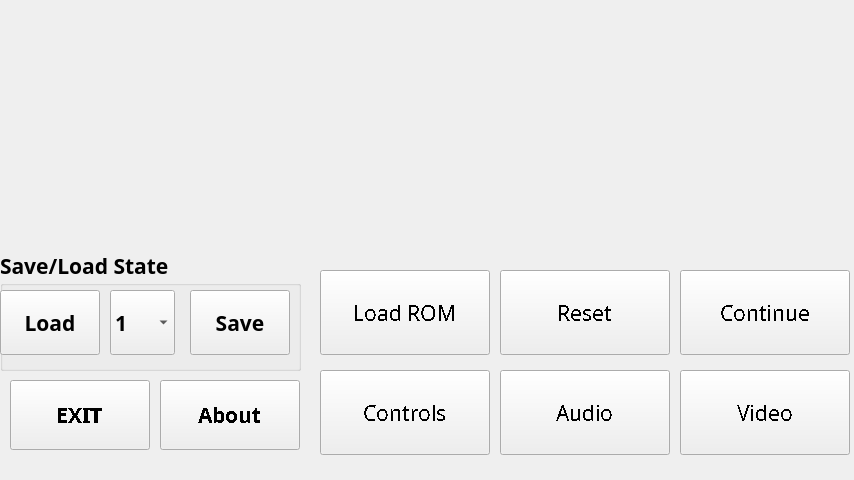
<?xml version="1.0" encoding="UTF-8"?>
<ui version="4.0">
 <class>EmuSettingsClass</class>
 <widget class="QMainWindow" name="EmuSettingsClass">
  <property name="geometry">
   <rect>
    <x>0</x>
    <y>0</y>
    <width>854</width>
    <height>480</height>
   </rect>
  </property>
  <property name="font">
   <font>
    <family>Arial Black</family>
    <pointsize>16</pointsize>
    <stylestrategy>NoAntialias</stylestrategy>
   </font>
  </property>
  <property name="windowTitle">
   <string>MainWindow</string>
  </property>
  <property name="styleSheet">
   <string notr="true"/>
  </property>
  <widget class="QWidget" name="centralwidget">
   <widget class="QPushButton" name="controlsButton">
    <property name="geometry">
     <rect>
      <x>320</x>
      <y>370</y>
      <width>170</width>
      <height>85</height>
     </rect>
    </property>
    <property name="font">
     <font>
      <pointsize>16</pointsize>
      <weight>50</weight>
      <bold>false</bold>
     </font>
    </property>
    <property name="text">
     <string>Controls</string>
    </property>
   </widget>
   <widget class="QPushButton" name="exitButton">
    <property name="geometry">
     <rect>
      <x>10</x>
      <y>380</y>
      <width>140</width>
      <height>70</height>
     </rect>
    </property>
    <property name="font">
     <font>
      <pointsize>16</pointsize>
      <weight>75</weight>
      <bold>true</bold>
     </font>
    </property>
    <property name="text">
     <string>EXIT</string>
    </property>
   </widget>
   <widget class="QPushButton" name="audioButton">
    <property name="geometry">
     <rect>
      <x>500</x>
      <y>370</y>
      <width>170</width>
      <height>85</height>
     </rect>
    </property>
    <property name="font">
     <font>
      <pointsize>16</pointsize>
      <weight>50</weight>
      <bold>false</bold>
     </font>
    </property>
    <property name="text">
     <string>Audio</string>
    </property>
   </widget>
   <widget class="QPushButton" name="ContinueButton">
    <property name="geometry">
     <rect>
      <x>680</x>
      <y>270</y>
      <width>170</width>
      <height>85</height>
     </rect>
    </property>
    <property name="font">
     <font>
      <pointsize>16</pointsize>
      <weight>50</weight>
      <bold>false</bold>
     </font>
    </property>
    <property name="text">
     <string>Continue</string>
    </property>
   </widget>
   <widget class="QWidget" name="settingsViewWidget" native="true">
    <property name="geometry">
     <rect>
      <x>0</x>
      <y>0</y>
      <width>854</width>
      <height>200</height>
     </rect>
    </property>
    <widget class="QLabel" name="atntLabel">
     <property name="geometry">
      <rect>
       <x>0</x>
       <y>0</y>
       <width>854</width>
       <height>200</height>
      </rect>
     </property>
     <property name="sizePolicy">
      <sizepolicy hsizetype="Expanding" vsizetype="Expanding">
       <horstretch>0</horstretch>
       <verstretch>0</verstretch>
      </sizepolicy>
     </property>
     <property name="autoFillBackground">
      <bool>false</bool>
     </property>
     <property name="styleSheet">
      <string notr="true">QLabel{
	background-image: url(:/graphics/gfx/antsneslogo_meego.png);
}</string>
     </property>
     <property name="text">
      <string/>
     </property>
     <property name="scaledContents">
      <bool>false</bool>
     </property>
    </widget>
   </widget>
   <widget class="QGroupBox" name="saveloadState">
    <property name="geometry">
     <rect>
      <x>0</x>
      <y>250</y>
      <width>301</width>
      <height>121</height>
     </rect>
    </property>
    <property name="font">
     <font>
      <weight>75</weight>
      <bold>true</bold>
      <stylestrategy>PreferDefault</stylestrategy>
      <kerning>false</kerning>
     </font>
    </property>
    <property name="styleSheet">
     <string notr="true"/>
    </property>
    <property name="title">
     <string>Save/Load State</string>
    </property>
    <widget class="QPushButton" name="saveStateButton">
     <property name="geometry">
      <rect>
       <x>190</x>
       <y>40</y>
       <width>100</width>
       <height>65</height>
      </rect>
     </property>
     <property name="font">
      <font>
       <pointsize>16</pointsize>
       <weight>75</weight>
       <bold>true</bold>
      </font>
     </property>
     <property name="text">
      <string>Save</string>
     </property>
    </widget>
    <widget class="QComboBox" name="saveSlotBox">
     <property name="geometry">
      <rect>
       <x>110</x>
       <y>40</y>
       <width>65</width>
       <height>65</height>
      </rect>
     </property>
     <property name="font">
      <font>
       <pointsize>16</pointsize>
       <weight>75</weight>
       <bold>true</bold>
      </font>
     </property>
     <item>
      <property name="text">
       <string>1</string>
      </property>
     </item>
     <item>
      <property name="text">
       <string>2</string>
      </property>
     </item>
     <item>
      <property name="text">
       <string>3</string>
      </property>
     </item>
     <item>
      <property name="text">
       <string>4</string>
      </property>
     </item>
     <item>
      <property name="text">
       <string>5</string>
      </property>
     </item>
    </widget>
    <widget class="QPushButton" name="loadStateButton">
     <property name="geometry">
      <rect>
       <x>0</x>
       <y>40</y>
       <width>100</width>
       <height>65</height>
      </rect>
     </property>
     <property name="font">
      <font>
       <pointsize>16</pointsize>
       <weight>75</weight>
       <bold>true</bold>
      </font>
     </property>
     <property name="text">
      <string>Load</string>
     </property>
    </widget>
   </widget>
   <widget class="QPushButton" name="videoButton">
    <property name="geometry">
     <rect>
      <x>680</x>
      <y>370</y>
      <width>170</width>
      <height>85</height>
     </rect>
    </property>
    <property name="font">
     <font>
      <pointsize>16</pointsize>
      <weight>50</weight>
      <bold>false</bold>
     </font>
    </property>
    <property name="text">
     <string>Video</string>
    </property>
   </widget>
   <widget class="QPushButton" name="resetButton">
    <property name="geometry">
     <rect>
      <x>500</x>
      <y>270</y>
      <width>170</width>
      <height>85</height>
     </rect>
    </property>
    <property name="font">
     <font>
      <pointsize>16</pointsize>
      <weight>50</weight>
      <bold>false</bold>
     </font>
    </property>
    <property name="text">
     <string>Reset</string>
    </property>
   </widget>
   <widget class="QLabel" name="dividerlabel">
    <property name="geometry">
     <rect>
      <x>0</x>
      <y>230</y>
      <width>854</width>
      <height>20</height>
     </rect>
    </property>
    <property name="styleSheet">
     <string notr="true">QLabel{
background-image: url(:/graphics/gfx/separator_meego.png);
}</string>
    </property>
    <property name="text">
     <string/>
    </property>
   </widget>
   <widget class="QPushButton" name="aboutButton">
    <property name="geometry">
     <rect>
      <x>160</x>
      <y>380</y>
      <width>140</width>
      <height>70</height>
     </rect>
    </property>
    <property name="font">
     <font>
      <pointsize>16</pointsize>
      <weight>75</weight>
      <bold>true</bold>
     </font>
    </property>
    <property name="text">
     <string>About</string>
    </property>
   </widget>
   <widget class="QPushButton" name="LoadButton">
    <property name="geometry">
     <rect>
      <x>320</x>
      <y>270</y>
      <width>170</width>
      <height>85</height>
     </rect>
    </property>
    <property name="font">
     <font>
      <pointsize>16</pointsize>
      <weight>50</weight>
      <bold>false</bold>
     </font>
    </property>
    <property name="text">
     <string>Load ROM</string>
    </property>
   </widget>
  </widget>
  <widget class="QMenuBar" name="menubar">
   <property name="geometry">
    <rect>
     <x>0</x>
     <y>0</y>
     <width>854</width>
     <height>21</height>
    </rect>
   </property>
  </widget>
 </widget>
 <resources/>
 <connections/>
</ui>
